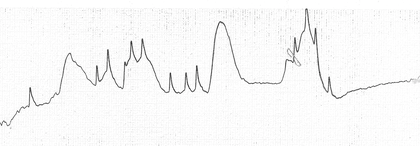
%> input picture im2/fig1.png, 420 x 146 px, shrunk from 1132 x 394 before the run
$ octave ex1.m   (GNU Octave 9; MATLAB toolbox functions it lacks are replaced by stand-ins)
%> lines starting %> are read from the running program, lines starting %| are printed output that depends on the picture; in (x1, y1, x2, y2) boxes, pixels count from 0 and x2, y2 are one past the last pixel; in counts of white or black regions, pixels touching at a corner belong together; the program's own positions count from 1
clear
close all
warning off;
%I=imread('line2.jpeg');
%I=imread('b.jpg');
I=imread('fig1.png');
%> I is the input picture: size 146x420x3 uint8; mean R, G, B 248.2, 248.1, 248.2
imshow(I);

if (length(size(I))==3)
    A=rgb2gray(I);
else
    A=I;
end

for i=1:size(I,1)
    for j=1:size(I,2)
        if I(i,j)==0
            I(i,j)=255;
        end
    end

end


figure
imshow(A)
for i=1:size(I,1)
    for j=1:size(I,2)
        if I(i,j)>=128
            A(i,j)=255;
        else
            A(i,j)=0;
        end
    end

end
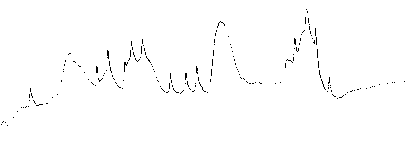
%> A: size 146x420 uint8; 99.1% white; black in thin lines or dots, all inside (x1, y1, x2, y2) = (1, 9, 405, 126)


figure
imshow(A)
A=255-A;
A=im2bw(A, 0.5);

figure
imshow(A)

m=size(A,1);
%> m = 146
n=size(A,2);
%> n = 420

P=[];
counter=1;
for i=1:n %column
    for j=1:m %row
        if A(j,i)==1
            P(counter,:)=[i/n,m-j];
            counter=counter+1;
        end
    end
end
%> after the loop, P = 544 rows, first 12: [0.00476 21; 0.00714 23; 0.00952 24; 0.0143 23; 0.019 20; 0.0333 28; 0.0429 34; 0.0524 38; 0.0571 38; 0.0619 38; 0.0643 39; 0.069 39]; counter = 545

figure
hold on
for i=1:length(P)
    plot(P(i,1),P(i,2),'b.')
end
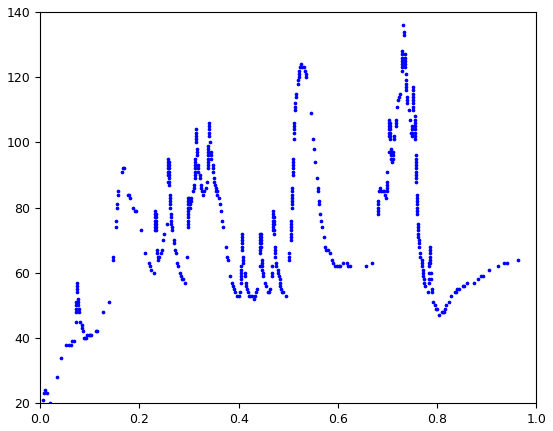
%> figure redrawn from the program's plot data

%%%%%%%%%%%%%%%%%%%%%%%%%%%%%%%%
svmStruct = svmtrain(P(:,1), P(:,2),'-s 4 -t 2')
%> svmStruct = {Parameters [4 2 3 1 0], nr_class 2, totalSV 329, rho -0.459}
